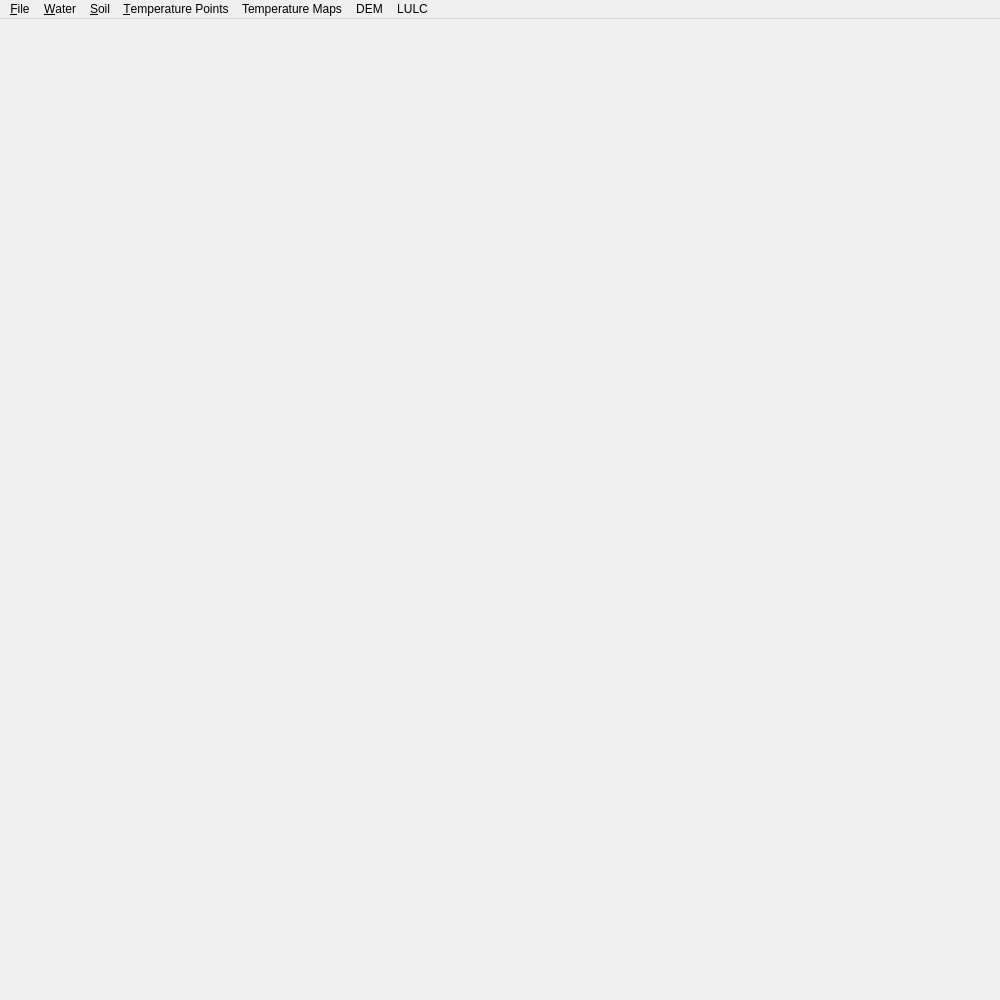
<?xml version="1.0" encoding="UTF-8"?>
<ui version="4.0">
 <class>MainWindow</class>
 <widget class="QMainWindow" name="MainWindow">
  <property name="geometry">
   <rect>
    <x>0</x>
    <y>0</y>
    <width>1000</width>
    <height>1000</height>
   </rect>
  </property>
  <property name="windowTitle">
   <string>Coal Mine</string>
  </property>
  <property name="windowIcon">
   <iconset>
    <normaloff>coalmine.png</normaloff>coalmine.png</iconset>
  </property>
  <widget class="QWidget" name="centralwidget">
   <widget class="QgsMapCanvas" name="widget" native="true">
    <property name="geometry">
     <rect>
      <x>10</x>
      <y>20</y>
      <width>601</width>
      <height>681</height>
     </rect>
    </property>
   </widget>
  </widget>
  <widget class="QMenuBar" name="menubar">
   <property name="geometry">
    <rect>
     <x>0</x>
     <y>0</y>
     <width>1000</width>
     <height>18</height>
    </rect>
   </property>
   <widget class="QMenu" name="menu_File">
    <property name="title">
     <string>&amp;File</string>
    </property>
   </widget>
   <widget class="QMenu" name="menu_Water">
    <property name="title">
     <string>&amp;Water</string>
    </property>
   </widget>
   <widget class="QMenu" name="menu_Soil">
    <property name="title">
     <string>&amp;Soil</string>
    </property>
   </widget>
   <widget class="QMenu" name="menu_Temperature">
    <property name="title">
     <string>&amp;Temperature Points</string>
    </property>
   </widget>
   <widget class="QMenu" name="menuTemp">
    <property name="title">
     <string>Temperature Maps</string>
    </property>
   </widget>
   <widget class="QMenu" name="menuDEM">
    <property name="title">
     <string>DEM</string>
    </property>
   </widget>
   <widget class="QMenu" name="menuLULC">
    <property name="title">
     <string>LULC</string>
    </property>
   </widget>
   <addaction name="menu_File"/>
   <addaction name="menu_Water"/>
   <addaction name="menu_Soil"/>
   <addaction name="menu_Temperature"/>
   <addaction name="menuTemp"/>
   <addaction name="menuDEM"/>
   <addaction name="menuLULC"/>
  </widget>
 </widget>
 <customwidgets>
  <customwidget>
   <class>QgsMapCanvas</class>
   <extends>QWidget</extends>
   <header>qgis.gui</header>
   <container>1</container>
  </customwidget>
 </customwidgets>
 <resources/>
 <connections/>
</ui>
